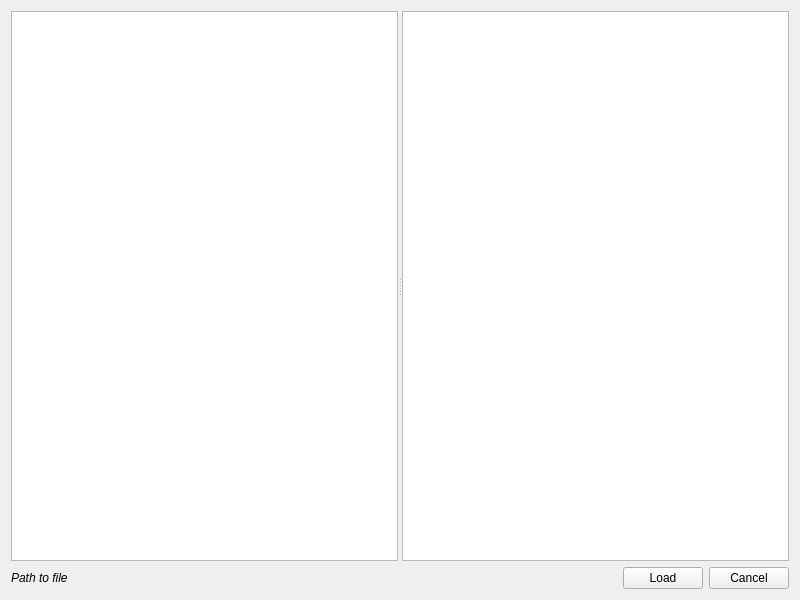
<?xml version="1.0" encoding="UTF-8"?>
<ui version="4.0">
 <class>FileManager</class>
 <widget class="QWidget" name="FileManager">
  <property name="geometry">
   <rect>
    <x>0</x>
    <y>0</y>
    <width>800</width>
    <height>600</height>
   </rect>
  </property>
  <property name="minimumSize">
   <size>
    <width>800</width>
    <height>600</height>
   </size>
  </property>
  <property name="windowTitle">
   <string>File Manager</string>
  </property>
  <layout class="QVBoxLayout" name="verticalLayout">
   <item>
    <widget class="QSplitter" name="splitter">
     <property name="orientation">
      <enum>Qt::Horizontal</enum>
     </property>
     <widget class="QTreeView" name="treeView"/>
     <widget class="QListView" name="listView"/>
    </widget>
   </item>
   <item>
    <layout class="QHBoxLayout" name="horizontalLayout">
     <item>
      <widget class="QLabel" name="label">
       <property name="font">
        <font>
         <weight>50</weight>
         <italic>true</italic>
         <bold>false</bold>
         <underline>false</underline>
         <strikeout>false</strikeout>
         <kerning>true</kerning>
        </font>
       </property>
       <property name="mouseTracking">
        <bool>true</bool>
       </property>
       <property name="autoFillBackground">
        <bool>false</bool>
       </property>
       <property name="frameShape">
        <enum>QFrame::NoFrame</enum>
       </property>
       <property name="frameShadow">
        <enum>QFrame::Plain</enum>
       </property>
       <property name="text">
        <string>Path to file</string>
       </property>
       <property name="textFormat">
        <enum>Qt::PlainText</enum>
       </property>
       <property name="alignment">
        <set>Qt::AlignLeading|Qt::AlignLeft|Qt::AlignVCenter</set>
       </property>
      </widget>
     </item>
     <item>
      <spacer name="horizontalSpacer">
       <property name="orientation">
        <enum>Qt::Horizontal</enum>
       </property>
       <property name="sizeHint" stdset="0">
        <size>
         <width>40</width>
         <height>20</height>
        </size>
       </property>
      </spacer>
     </item>
     <item>
      <widget class="QPushButton" name="load_btn">
       <property name="text">
        <string>Load</string>
       </property>
      </widget>
     </item>
     <item>
      <widget class="QPushButton" name="cancel_btn">
       <property name="text">
        <string>Cancel</string>
       </property>
      </widget>
     </item>
    </layout>
   </item>
  </layout>
 </widget>
 <resources/>
 <connections/>
</ui>
